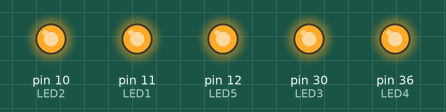
This sketch was run on a simulated Arduino Mega 2560, built with avr-gcc and run on an emulated ATmega2560. On the bench: output pins drawn as LEDs (lit = HIGH).

Above: at 0.1 s.
Timing chart, 0 to 1.6 s (numbered marks = the images above):
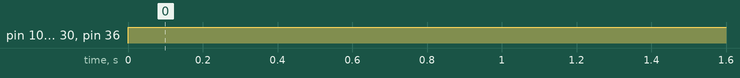

Measured:
- by itself, pin 10 (LED2), pin 11 (LED1), pin 12 (LED5), pin 30 (LED3), pin 36 (LED4): LOW → HIGH at 0.00 s

The sketch:

LEDtest.ino
```cpp
/* Krystal Bernal
   CSULA Baja SAE
   Last updated: 1/11/17

   -test for LEDs on an Arduino Mega shield
   //revise wiring for LED 4
 */

#define LED1 11
#define LED2 10
#define LED3 30
#define LED4 36
#define LED5 12

void setup() {
  pinMode(LED1, OUTPUT);
  pinMode(LED2, OUTPUT);
  pinMode(LED3, OUTPUT);
  pinMode(LED4, OUTPUT);
  pinMode(LED5, OUTPUT);
  digitalWrite(LED1, LOW);
  digitalWrite(LED2, LOW);
  digitalWrite(LED3, LOW);
  digitalWrite(LED4, LOW);
  digitalWrite(LED5, LOW);
}

void loop() {
  digitalWrite(LED1, HIGH);
  digitalWrite(LED2, HIGH);
  digitalWrite(LED3, HIGH);
  digitalWrite(LED4, HIGH);
  digitalWrite(LED5, HIGH);
}
```
